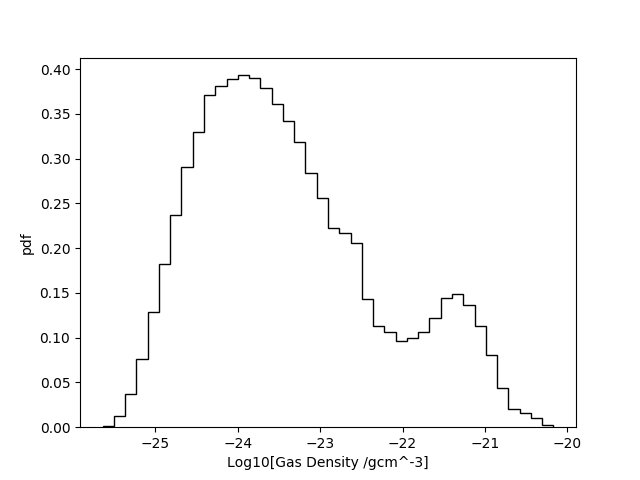

Generate this figure with Python:
import numpy as np
import h5py
import matplotlib.pyplot as plt

def read_dataset(itype, att, nfiles=16):
    """ Read a selected dataset, itype is the PartType and att is the attribute name. """

    # Output array.
    data = []

    # Loop over each file and extract the data.
    for i in range(nfiles):
        f = h5py.File('./data/snap_028_z000p000.%i.hdf5'%i, 'r')
        tmp = f['PartType%i/%s'%(itype, att)][...]
        data.append(tmp)

        # Get conversion factors.
        cgs     = f['PartType%i/%s'%(itype, att)].attrs.get('CGSConversionFactor')
        aexp    = f['PartType%i/%s'%(itype, att)].attrs.get('aexp-scale-exponent')
        hexp    = f['PartType%i/%s'%(itype, att)].attrs.get('h-scale-exponent')

        # Get expansion factor and Hubble parameter from the header.
        a       = f['Header'].attrs.get('Time')
        h       = f['Header'].attrs.get('HubbleParam')

        f.close()

    # Combine to a single array.
    if len(tmp.shape) > 1:
        data = np.vstack(data)
    else:
        data = np.concatenate(data)

    # Convert to physical.
    if data.dtype != np.int32 and data.dtype != np.int64:
        data = np.multiply(data, cgs * a**aexp * h**hexp, dtype='f8')

    return data


x = read_dataset(4, 'BirthDensity')
y = read_dataset(0, 'Coordinates')
print y.shape
plt.hist(np.log10(x), bins=40, histtype='step', color='black', normed=1)
plt.xlabel('Log10[Gas Density /gcm^-3]')
plt.ylabel('pdf')
print 'plotted'
plt.savefig('BirthDensityHistogram.png')
#plt.show()